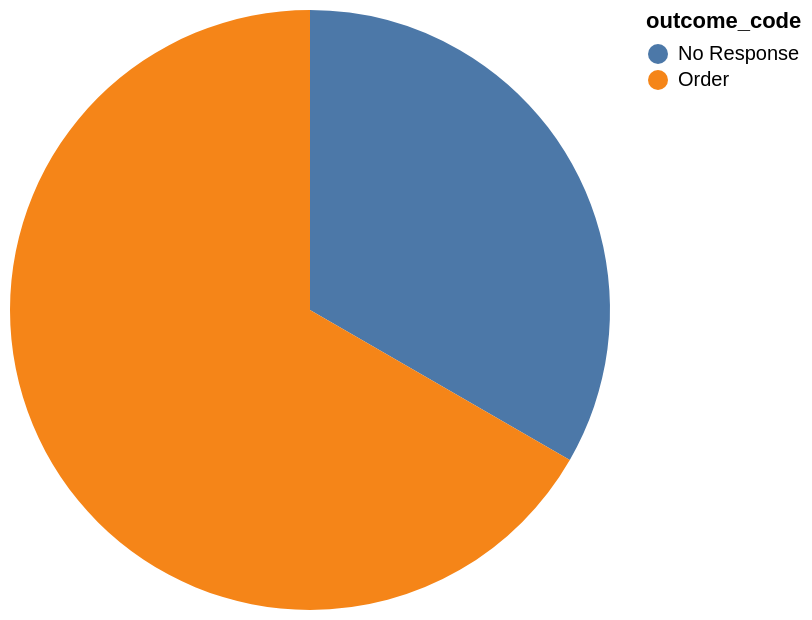

Express this chart as Vega-Lite.
### Vega-Lite specification from a JSON file in a GitHub repository (floating-point values rounded to 4 significant figures)
{"data": {"values": [{"x_data": "No Response", "y_data": 5}, {"x_data": "Order", "y_data": 10}]}, "mark": "arc", "encoding": {"theta": {"field": "y_data", "type": "quantitative", "title": "count(*)"}, "color": {"field": "x_data", "type": "nominal", "title": "outcome_code"}}}
